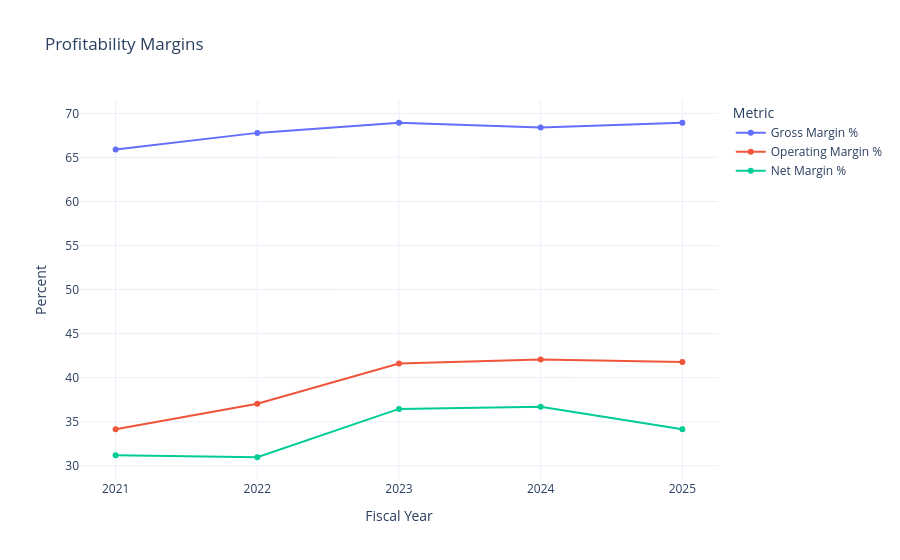

The cell this chart's notebook holds for it:
### Code cell
margin_df = df[
    [
        "Fiscal Year",
        "Gross Margin %",
        "Operating Margin %",
        "Net Margin %",
    ]
].melt(
    id_vars="Fiscal Year",
    var_name="Metric",
    value_name="Percent",
)

fig = px.line(
    margin_df,
    x="Fiscal Year",
    y="Percent",
    color="Metric",
    markers=True,
    title="Profitability Margins",
)

fig.update_layout(template="plotly_white")

fig.write_html( "margins.html")
fig.show()

### Figure 1 — Plotly figure (JSON) as saved in the notebook; plotly's stock layout.template omitted (floating-point values rounded to 4 significant figures)
{"data": [{"hovertemplate": "Metric=Gross Margin %<br>Fiscal Year=%{x}<br>Percent=%{y}<extra></extra>", "legendgroup": "Gross Margin %", "line": {"color": "#636efa", "dash": "solid"}, "marker": {"symbol": "circle"}, "mode": "lines+markers", "name": "Gross Margin %", "orientation": "v", "showlegend": true, "type": "scatter", "x": [2021, 2022, 2023, 2024, 2025], "xaxis": "x", "y": [65.9, 67.78, 68.93, 68.4, 68.92], "yaxis": "y"}, {"hovertemplate": "Metric=Operating Margin %<br>Fiscal Year=%{x}<br>Percent=%{y}<extra></extra>", "legendgroup": "Operating Margin %", "line": {"color": "#EF553B", "dash": "solid"}, "marker": {"symbol": "circle"}, "mode": "lines+markers", "name": "Operating Margin %", "orientation": "v", "showlegend": true, "type": "scatter", "x": [2021, 2022, 2023, 2024, 2025], "xaxis": "x", "y": [34.14, 37.03, 41.59, 42.06, 41.77], "yaxis": "y"}, {"hovertemplate": "Metric=Net Margin %<br>Fiscal Year=%{x}<br>Percent=%{y}<extra></extra>", "legendgroup": "Net Margin %", "line": {"color": "#00cc96", "dash": "solid"}, "marker": {"symbol": "circle"}, "mode": "lines+markers", "name": "Net Margin %", "orientation": "v", "showlegend": true, "type": "scatter", "x": [2021, 2022, 2023, 2024, 2025], "xaxis": "x", "y": [31.18, 30.96, 36.45, 36.69, 34.15], "yaxis": "y"}], "layout": {"legend": {"title": {"text": "Metric"}, "tracegroupgap": 0}, "title": {"text": "Profitability Margins"}, "xaxis": {"anchor": "y", "domain": [0, 1], "title": {"text": "Fiscal Year"}}, "yaxis": {"anchor": "x", "domain": [0, 1], "title": {"text": "Percent"}}}}
